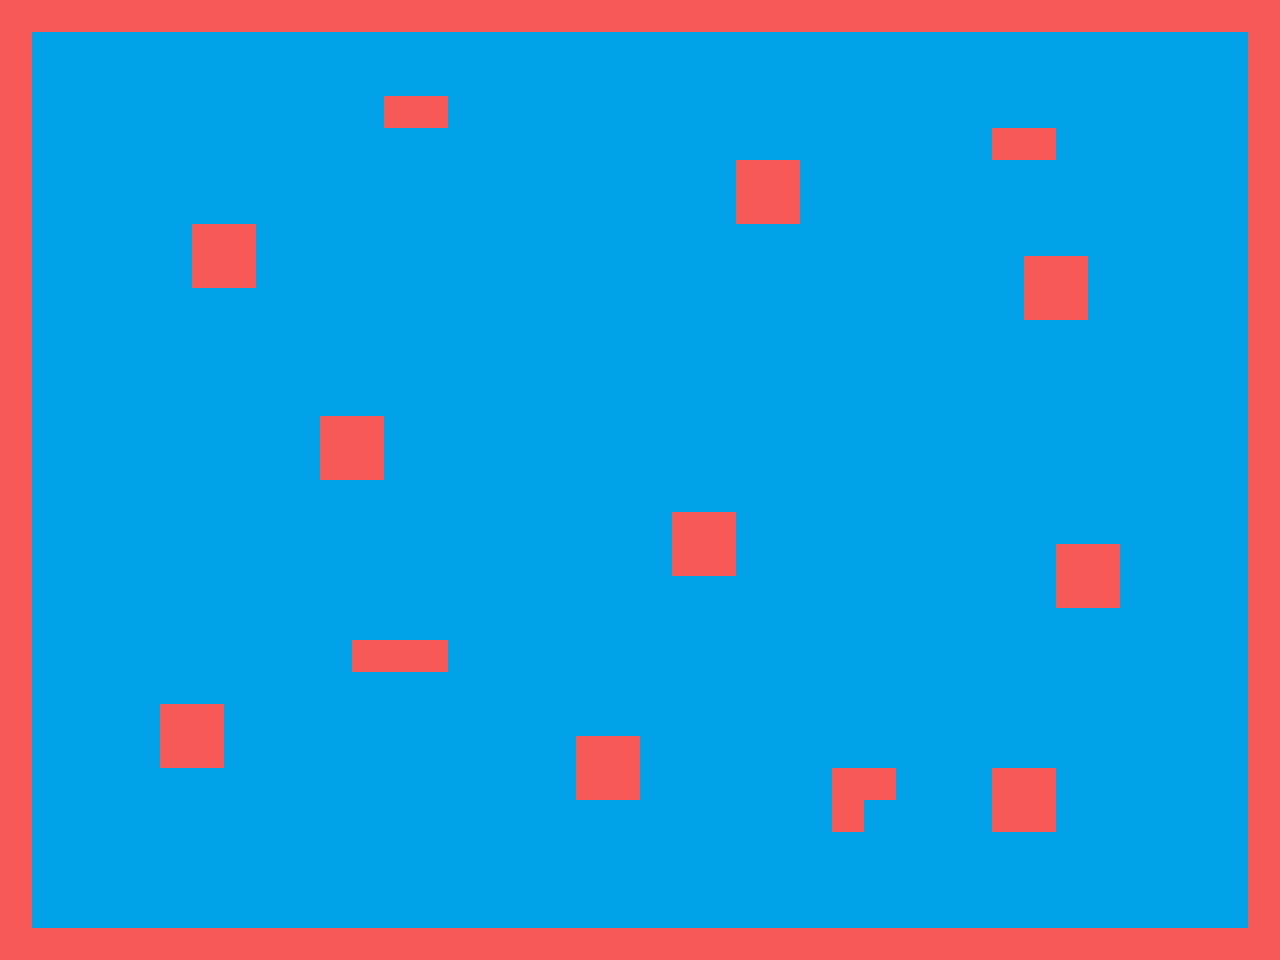

This game map was drawn from its Tiled (.tmx) file and the tilesets committed beside it. A one-line description and the full map source follow:
An orthogonal 40x30 tile map with 32x32 px tiles, 2 tile layers (Tile Layer 1, Collision Layer).

<map version="1.2" tiledversion="2019.04.03" orientation="orthogonal" renderorder="right-down" width="40" height="30" tilewidth="32" tileheight="32" infinite="0" nextlayerid="5" nextobjectid="1">
 <tileset firstgid="1" source="2.tsx" />
 <group id="4" name="Group 1">
  <layer id="1" name="Tile Layer 1" width="40" height="30">
   <data encoding="csv">
2,2,2,2,2,2,2,2,2,2,2,2,2,2,2,2,2,2,2,2,2,2,2,2,2,2,2,2,2,2,2,2,2,2,2,2,2,2,2,2,
2,3,3,3,3,3,3,3,3,3,3,3,3,3,3,3,3,3,3,3,3,3,3,3,3,3,3,3,3,3,3,3,3,3,3,3,3,3,3,2,
2,3,3,3,3,3,3,3,3,3,3,3,3,3,3,3,3,3,3,3,3,3,3,3,3,3,3,3,3,3,3,3,3,3,3,3,3,3,3,2,
2,3,3,3,3,3,3,3,3,3,3,3,4,4,3,3,3,3,3,3,3,3,3,3,3,3,3,3,3,3,3,3,3,3,3,3,3,3,3,2,
2,3,3,3,3,3,3,3,3,3,3,3,3,3,3,3,3,3,3,3,3,3,3,3,3,3,3,3,3,3,3,4,4,3,3,3,3,3,3,2,
2,3,3,3,3,3,3,3,3,3,3,3,3,3,3,3,3,3,3,3,3,3,3,4,4,3,3,3,3,3,3,3,3,3,3,3,3,3,3,2,
2,3,3,3,3,3,3,3,3,3,3,3,3,3,3,3,3,3,3,3,3,3,3,4,4,3,3,3,3,3,3,3,3,3,3,3,3,3,3,2,
2,3,3,3,3,3,4,4,3,3,3,3,3,3,3,3,3,3,3,3,3,3,3,3,3,3,3,3,3,3,3,3,3,3,3,3,3,3,3,2,
2,3,3,3,3,3,4,4,3,3,3,3,3,3,3,3,3,3,3,3,3,3,3,3,3,3,3,3,3,3,3,3,4,4,3,3,3,3,3,2,
2,3,3,3,3,3,3,3,3,3,3,3,3,3,3,3,3,3,3,3,3,3,3,3,3,3,3,3,3,3,3,3,4,4,3,3,3,3,3,2,
2,3,3,3,3,3,3,3,3,3,3,3,3,3,3,3,3,3,3,3,3,3,3,3,3,3,3,3,3,3,3,3,3,3,3,3,3,3,3,2,
2,3,3,3,3,3,3,3,3,3,3,3,3,3,3,3,3,3,3,3,3,3,3,3,3,3,3,3,3,3,3,3,3,3,3,3,3,3,3,2,
2,3,3,3,3,3,3,3,3,3,3,3,3,3,3,3,3,3,3,3,3,3,3,3,3,3,3,3,3,3,3,3,3,3,3,3,3,3,3,2,
2,3,3,3,3,3,3,3,3,3,4,4,3,3,3,3,3,3,3,3,3,3,3,3,3,3,3,3,3,3,3,3,3,3,3,3,3,3,3,2,
2,3,3,3,3,3,3,3,3,3,4,4,3,3,3,3,3,3,3,3,3,3,3,3,3,3,3,3,3,3,3,3,3,3,3,3,3,3,3,2,
2,3,3,3,3,3,3,3,3,3,3,3,3,3,3,3,3,3,3,3,3,3,3,3,3,3,3,3,3,3,3,3,3,3,3,3,3,3,3,2,
2,3,3,3,3,3,3,3,3,3,3,3,3,3,3,3,3,3,3,3,3,4,4,3,3,3,3,3,3,3,3,3,3,3,3,3,3,3,3,2,
2,3,3,3,3,3,3,3,3,3,3,3,3,3,3,3,3,3,3,3,3,4,4,3,3,3,3,3,3,3,3,3,3,4,4,3,3,3,3,2,
2,3,3,3,3,3,3,3,3,3,3,3,3,3,3,3,3,3,3,3,3,3,3,3,3,3,3,3,3,3,3,3,3,4,4,3,3,3,3,2,
2,3,3,3,3,3,3,3,3,3,3,3,3,3,3,3,3,3,3,3,3,3,3,3,3,3,3,3,3,3,3,3,3,3,3,3,3,3,3,2,
2,3,3,3,3,3,3,3,3,3,3,4,4,4,3,3,3,3,3,3,3,3,3,3,3,3,3,3,3,3,3,3,3,3,3,3,3,3,3,2,
2,3,3,3,3,3,3,3,3,3,3,3,3,3,3,3,3,3,3,3,3,3,3,3,3,3,3,3,3,3,3,3,3,3,3,3,3,3,3,2,
2,3,3,3,3,4,4,3,3,3,3,3,3,3,3,3,3,3,3,3,3,3,3,3,3,3,3,3,3,3,3,3,3,3,3,3,3,3,3,2,
2,3,3,3,3,4,4,3,3,3,3,3,3,3,3,3,3,3,4,4,3,3,3,3,3,3,3,3,3,3,3,3,3,3,3,3,3,3,3,2,
2,3,3,3,3,3,3,3,3,3,3,3,3,3,3,3,3,3,4,4,3,3,3,3,3,3,4,4,3,3,3,4,4,3,3,3,3,3,3,2,
2,3,3,3,3,3,3,3,3,3,3,3,3,3,3,3,3,3,3,3,3,3,3,3,3,3,4,3,3,3,3,4,4,3,3,3,3,3,3,2,
2,3,3,3,3,3,3,3,3,3,3,3,3,3,3,3,3,3,3,3,3,3,3,3,3,3,3,3,3,3,3,3,3,3,3,3,3,3,3,2,
2,3,3,3,3,3,3,3,3,3,3,3,3,3,3,3,3,3,3,3,3,3,3,3,3,3,3,3,3,3,3,3,3,3,3,3,3,3,3,2,
2,3,3,3,3,3,3,3,3,3,3,3,3,3,3,3,3,3,3,3,3,3,3,3,3,3,3,3,3,3,3,3,3,3,3,3,3,3,3,2,
2,2,2,2,2,2,2,2,2,2,2,2,2,2,2,2,2,2,2,2,2,2,2,2,2,2,2,2,2,2,2,2,2,2,2,2,2,2,2,2
</data>
  </layer>
  <layer id="3" name="Collision Layer" width="40" height="30">
   <data encoding="csv">
1,1,1,1,1,1,1,1,1,1,1,1,1,1,1,1,1,1,1,1,1,1,1,1,1,1,1,1,1,1,1,1,1,1,1,1,1,1,1,1,
1,0,0,0,0,0,0,0,0,0,0,0,0,0,0,0,0,0,0,0,0,0,0,0,0,0,0,0,0,0,0,0,0,0,0,0,0,0,0,1,
1,0,0,0,0,0,0,0,0,0,0,0,0,0,0,0,0,0,0,0,0,0,0,0,0,0,0,0,0,0,0,0,0,0,0,0,0,0,0,1,
1,0,0,0,0,0,0,0,0,0,0,0,1,1,0,0,0,0,0,0,0,0,0,0,0,0,0,0,0,0,0,0,0,0,0,0,0,0,0,1,
1,0,0,0,0,0,0,0,0,0,0,0,0,0,0,0,0,0,0,0,0,0,0,0,0,0,0,0,0,0,0,1,1,0,0,0,0,0,0,1,
1,0,0,0,0,0,0,0,0,0,0,0,0,0,0,0,0,0,0,0,0,0,0,1,1,0,0,0,0,0,0,0,0,0,0,0,0,0,0,1,
1,0,0,0,0,0,0,0,0,0,0,0,0,0,0,0,0,0,0,0,0,0,0,1,1,0,0,0,0,0,0,0,0,0,0,0,0,0,0,1,
1,0,0,0,0,0,1,1,0,0,0,0,0,0,0,0,0,0,0,0,0,0,0,0,0,0,0,0,0,0,0,0,0,0,0,0,0,0,0,1,
1,0,0,0,0,0,1,1,0,0,0,0,0,0,0,0,0,0,0,0,0,0,0,0,0,0,0,0,0,0,0,0,1,1,0,0,0,0,0,1,
1,0,0,0,0,0,0,0,0,0,0,0,0,0,0,0,0,0,0,0,0,0,0,0,0,0,0,0,0,0,0,0,1,1,0,0,0,0,0,1,
1,0,0,0,0,0,0,0,0,0,0,0,0,0,0,0,0,0,0,0,0,0,0,0,0,0,0,0,0,0,0,0,0,0,0,0,0,0,0,1,
1,0,0,0,0,0,0,0,0,0,0,0,0,0,0,0,0,0,0,0,0,0,0,0,0,0,0,0,0,0,0,0,0,0,0,0,0,0,0,1,
1,0,0,0,0,0,0,0,0,0,0,0,0,0,0,0,0,0,0,0,0,0,0,0,0,0,0,0,0,0,0,0,0,0,0,0,0,0,0,1,
1,0,0,0,0,0,0,0,0,0,1,1,0,0,0,0,0,0,0,0,0,0,0,0,0,0,0,0,0,0,0,0,0,0,0,0,0,0,0,1,
1,0,0,0,0,0,0,0,0,0,1,1,0,0,0,0,0,0,0,0,0,0,0,0,0,0,0,0,0,0,0,0,0,0,0,0,0,0,0,1,
1,0,0,0,0,0,0,0,0,0,0,0,0,0,0,0,0,0,0,0,0,0,0,0,0,0,0,0,0,0,0,0,0,0,0,0,0,0,0,1,
1,0,0,0,0,0,0,0,0,0,0,0,0,0,0,0,0,0,0,0,0,1,1,0,0,0,0,0,0,0,0,0,0,0,0,0,0,0,0,1,
1,0,0,0,0,0,0,0,0,0,0,0,0,0,0,0,0,0,0,0,0,1,1,0,0,0,0,0,0,0,0,0,0,1,1,0,0,0,0,1,
1,0,0,0,0,0,0,0,0,0,0,0,0,0,0,0,0,0,0,0,0,0,0,0,0,0,0,0,0,0,0,0,0,1,1,0,0,0,0,1,
1,0,0,0,0,0,0,0,0,0,0,0,0,0,0,0,0,0,0,0,0,0,0,0,0,0,0,0,0,0,0,0,0,0,0,0,0,0,0,1,
1,0,0,0,0,0,0,0,0,0,0,1,1,1,0,0,0,0,0,0,0,0,0,0,0,0,0,0,0,0,0,0,0,0,0,0,0,0,0,1,
1,0,0,0,0,0,0,0,0,0,0,0,0,0,0,0,0,0,0,0,0,0,0,0,0,0,0,0,0,0,0,0,0,0,0,0,0,0,0,1,
1,0,0,0,0,1,1,0,0,0,0,0,0,0,0,0,0,0,0,0,0,0,0,0,0,0,0,0,0,0,0,0,0,0,0,0,0,0,0,1,
1,0,0,0,0,1,1,0,0,0,0,0,0,0,0,0,0,0,1,1,0,0,0,0,0,0,0,0,0,0,0,0,0,0,0,0,0,0,0,1,
1,0,0,0,0,0,0,0,0,0,0,0,0,0,0,0,0,0,1,1,0,0,0,0,0,0,1,1,0,0,0,1,1,0,0,0,0,0,0,1,
1,0,0,0,0,0,0,0,0,0,0,0,0,0,0,0,0,0,0,0,0,0,0,0,0,0,1,0,0,0,0,1,1,0,0,0,0,0,0,1,
1,0,0,0,0,0,0,0,0,0,0,0,0,0,0,0,0,0,0,0,0,0,0,0,0,0,0,0,0,0,0,0,0,0,0,0,0,0,0,1,
1,0,0,0,0,0,0,0,0,0,0,0,0,0,0,0,0,0,0,0,0,0,0,0,0,0,0,0,0,0,0,0,0,0,0,0,0,0,0,1,
1,0,0,0,0,0,0,0,0,0,0,0,0,0,0,0,0,0,0,0,0,0,0,0,0,0,0,0,0,0,0,0,0,0,0,0,0,0,0,1,
1,1,1,1,1,1,1,1,1,1,1,1,1,1,1,1,1,1,1,1,1,1,1,1,1,1,1,1,1,1,1,1,1,1,1,1,1,1,1,1
</data>
  </layer>
 </group>
</map>
